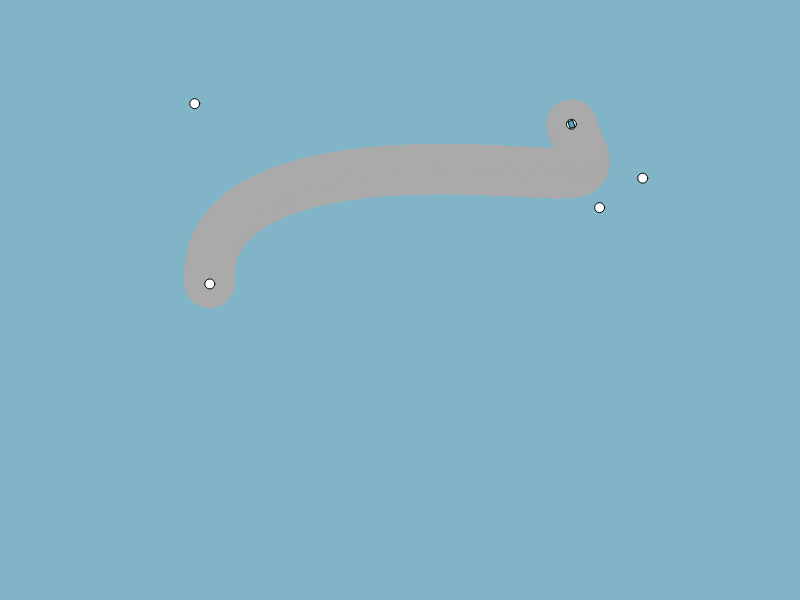
Frame 1 (no input)
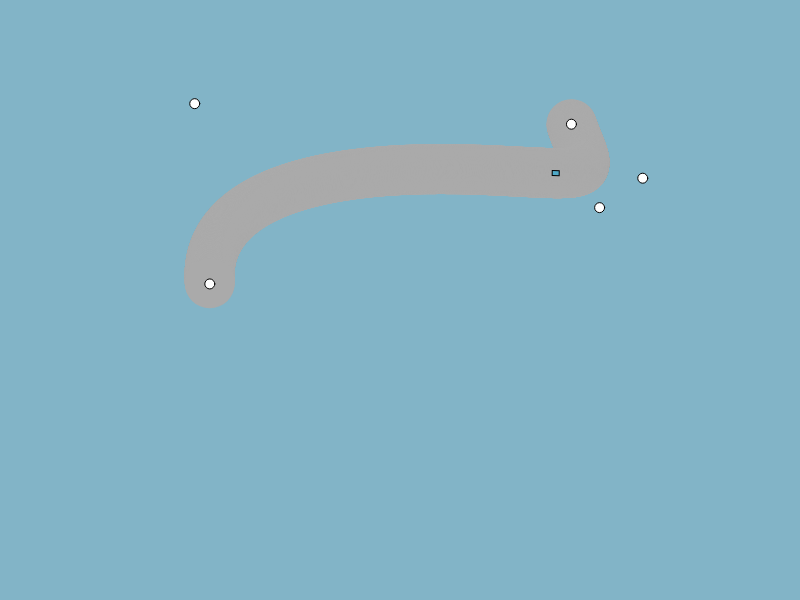
Frame 60 (no input)
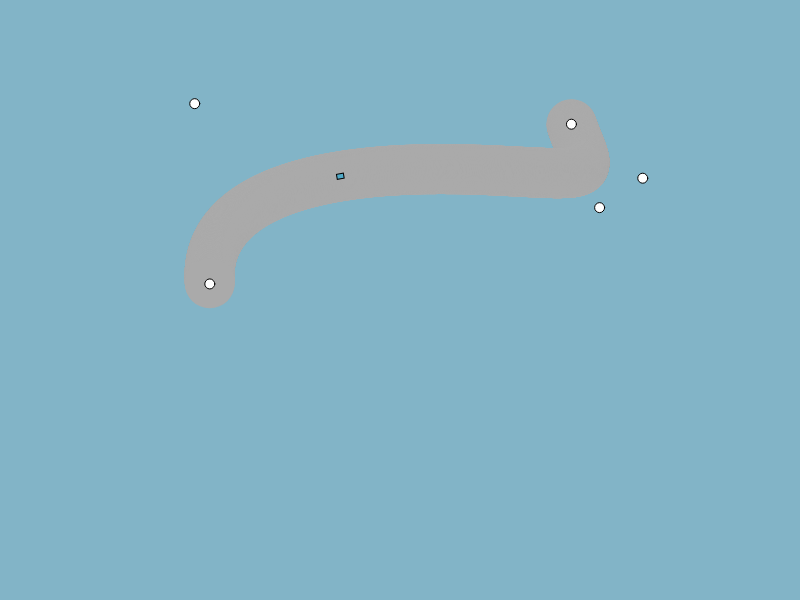
Frame 120 (the mouse pressed at the canvas centre since frame 60)

The p5.js sketch that drew these frames (run headless with seeded random() and noise() and a simulated clock; from frame 60 on, the mouse is pressed at the canvas centre):

// p5.js sketch
// ── sketch.js
//Control punkter
let P0 = {x: 50, y: 300, relativX: undefined, relativY: undefined};
let P1 = {x: 200, y: 300, relativX: undefined, relativY: undefined};
let P2 = {x: 400, y: 300, relativX: undefined, relativY: undefined};
let P3 = {x: 750, y: 300, relativX: undefined, relativY: undefined};
let P4 = {x: 100, y: 500, relativX: undefined, relativY: undefined};
//Sekundere punkter
let A = {x: undefined, y: undefined};
let B = {x: undefined, y: undefined};
let C = {x: undefined, y: undefined};
let D = {x: undefined, y: undefined};
//3 punkter
let E = {x: undefined, y: undefined};
let F = {x: undefined, y: undefined};
let G = {x: undefined, y: undefined};
//4 punkter
let H = {x: undefined, y: undefined};
let I = {x: undefined, y: undefined};

let P = {x: undefined, y: undefined};


let t=1;
let t_bil=0;
let pd=10;
//bezier curvens tykkelse
let cs=50;

let bezierPoints = [P0,P1,P2,P3,P4]

function setup() {
  createCanvas(800, 600);
  randomizePoints();
}

function randomizePoints() {
  for (let i = 0; i < bezierPoints.length; i++) {
    bezierPoints[i].x = random(width);
    bezierPoints[i].y = random(height);
  }
}

function draw() {
  background(130,180,199);
  rectMode(CENTER)
  
  fill(170);
  noStroke();
  for(let t=0; t<1; t+=0.001){
    calcBezier(t);
    drawBezier();
  }
  fill(255);
  stroke(1);
  drawPoints()
  

  //Bil
  angleMode(DEGREES)
  calcBezier(t_bil);
  translate(P.x,P.y);

  //Regning af bil vinkel
  angleX=-P.x;
  angleY=-P.y;

  calcBezier(t_bil+0.01);

  angleX+=P.x;
  angleY+=P.y;

  rotate(-atan(angleX/angleY));
  fill (80,170,200)
  rect(0,0,5,7);
  t_bil+=0.006
  if(t_bil>=1){
    t_bil=0;
  }
  rotate(atan(angleX/angleY));
  translate(-P.x,-P.y)
}

function calcBezier(t){
  //Sekundere punkter
  lerp2D(A,P0,P1,t)
  lerp2D(B,P1,P2,t)
  lerp2D(C,P2,P3,t)
  lerp2D(D,P3,P4,t)
  //3
  lerp2D(E,A,B,t)
  lerp2D(F,B,C,t)
  lerp2D(G,C,D,t)
  //4
  lerp2D(H,E,F,t)
  lerp2D(I,F,G,t)
  //P
  lerp2D(P,H,I,t);


}

function lerp2D(newPoint,p_1,p_2,time){
  newPoint.x=lerp(p_1.x,p_2.x,time)
  newPoint.y=lerp(p_1.y,p_2.y,time)
}


function supportLines(){
  line(P0.x,P0.y,P1.x,P1.y);
  line(P1.x,P1.y,P2.x,P2.y);
  line(P2.x,P2.y,P3.x,P3.y);
  line(P3.x,P3.y,P4.x,P4.y);
}

function drawBezier(){
  circle(P.x,P.y,cs);
}

function drawPoints(){
  circle(P0.x,P0.y,pd);
  circle(P1.x,P1.y,pd);
  circle(P2.x,P2.y,pd);
  circle(P3.x,P3.y,pd);
  circle(P4.x,P4.y,pd);
}
